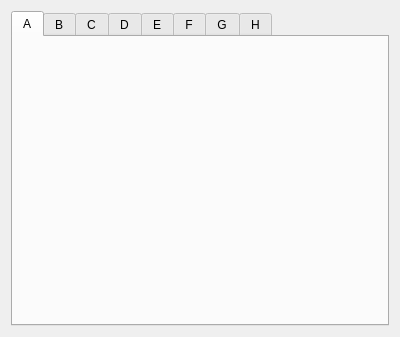
<?xml version="1.0" encoding="UTF-8"?>
<ui version="4.0">
 <class>EFrame</class>
 <widget class="QEFrame" name="EFrame">
  <property name="geometry">
   <rect>
    <x>0</x>
    <y>0</y>
    <width>400</width>
    <height>337</height>
   </rect>
  </property>
  <property name="windowTitle">
   <string>BISS Encoder</string>
  </property>
  <layout class="QVBoxLayout" name="verticalLayout">
   <item>
    <widget class="QTabWidget" name="tabWidget">
     <property name="currentIndex">
      <number>0</number>
     </property>
     <widget class="QWidget" name="tab">
      <attribute name="title">
       <string>A</string>
      </attribute>
      <layout class="QVBoxLayout" name="verticalLayout_2">
       <item>
        <widget class="QEForm" name="qeform">
         <property name="uiFile" stdset="0">
          <string>galil_motor_biss.ui</string>
         </property>
         <property name="variableSubstitutions" stdset="0">
          <string>M=$(M1)</string>
         </property>
        </widget>
       </item>
      </layout>
     </widget>
     <widget class="QWidget" name="tab_2">
      <attribute name="title">
       <string>B</string>
      </attribute>
      <layout class="QVBoxLayout" name="verticalLayout_3">
       <item>
        <widget class="QEForm" name="qeform_2">
         <property name="uiFile" stdset="0">
          <string>galil_motor_biss.ui</string>
         </property>
         <property name="variableSubstitutions" stdset="0">
          <string>M=$(M2)</string>
         </property>
        </widget>
       </item>
      </layout>
     </widget>
     <widget class="QWidget" name="tab_3">
      <attribute name="title">
       <string>C</string>
      </attribute>
      <layout class="QVBoxLayout" name="verticalLayout_4">
       <item>
        <widget class="QEForm" name="qeform_3">
         <property name="uiFile" stdset="0">
          <string>galil_motor_biss.ui</string>
         </property>
         <property name="variableSubstitutions" stdset="0">
          <string>M=$(M3)</string>
         </property>
        </widget>
       </item>
      </layout>
     </widget>
     <widget class="QWidget" name="tab_4">
      <attribute name="title">
       <string>D</string>
      </attribute>
      <layout class="QVBoxLayout" name="verticalLayout_5">
       <item>
        <widget class="QEForm" name="qeform_4">
         <property name="uiFile" stdset="0">
          <string>galil_motor_biss.ui</string>
         </property>
         <property name="variableSubstitutions" stdset="0">
          <string>M=$(M4)</string>
         </property>
        </widget>
       </item>
      </layout>
     </widget>
     <widget class="QWidget" name="tab_5">
      <attribute name="title">
       <string>E</string>
      </attribute>
      <layout class="QVBoxLayout" name="verticalLayout_6">
       <item>
        <widget class="QEForm" name="qeform_5">
         <property name="uiFile" stdset="0">
          <string>galil_motor_biss.ui</string>
         </property>
         <property name="variableSubstitutions" stdset="0">
          <string>M=$(M5)</string>
         </property>
        </widget>
       </item>
      </layout>
     </widget>
     <widget class="QWidget" name="tab_6">
      <attribute name="title">
       <string>F</string>
      </attribute>
      <layout class="QVBoxLayout" name="verticalLayout_7">
       <item>
        <widget class="QEForm" name="qeform_6">
         <property name="uiFile" stdset="0">
          <string>galil_motor_biss.ui</string>
         </property>
         <property name="variableSubstitutions" stdset="0">
          <string>M=$(M6)</string>
         </property>
        </widget>
       </item>
      </layout>
     </widget>
     <widget class="QWidget" name="tab_7">
      <attribute name="title">
       <string>G</string>
      </attribute>
      <layout class="QVBoxLayout" name="verticalLayout_8">
       <item>
        <widget class="QEForm" name="qeform_7">
         <property name="uiFile" stdset="0">
          <string>galil_motor_biss.ui</string>
         </property>
         <property name="variableSubstitutions" stdset="0">
          <string>M=$(M7)</string>
         </property>
        </widget>
       </item>
      </layout>
     </widget>
     <widget class="QWidget" name="tab_8">
      <attribute name="title">
       <string>H</string>
      </attribute>
      <layout class="QVBoxLayout" name="verticalLayout_9">
       <item>
        <widget class="QEForm" name="qeform_8">
         <property name="uiFile" stdset="0">
          <string>galil_motor_biss.ui</string>
         </property>
         <property name="variableSubstitutions" stdset="0">
          <string>M=$(M8)</string>
         </property>
        </widget>
       </item>
      </layout>
     </widget>
    </widget>
   </item>
  </layout>
 </widget>
 <customwidgets>
  <customwidget>
   <class>QEForm</class>
   <extends>QWidget</extends>
   <header>QEForm.h</header>
  </customwidget>
  <customwidget>
   <class>QEFrame</class>
   <extends>QFrame</extends>
   <header>QEFrame.h</header>
   <container>1</container>
  </customwidget>
 </customwidgets>
 <resources/>
 <connections/>
</ui>
